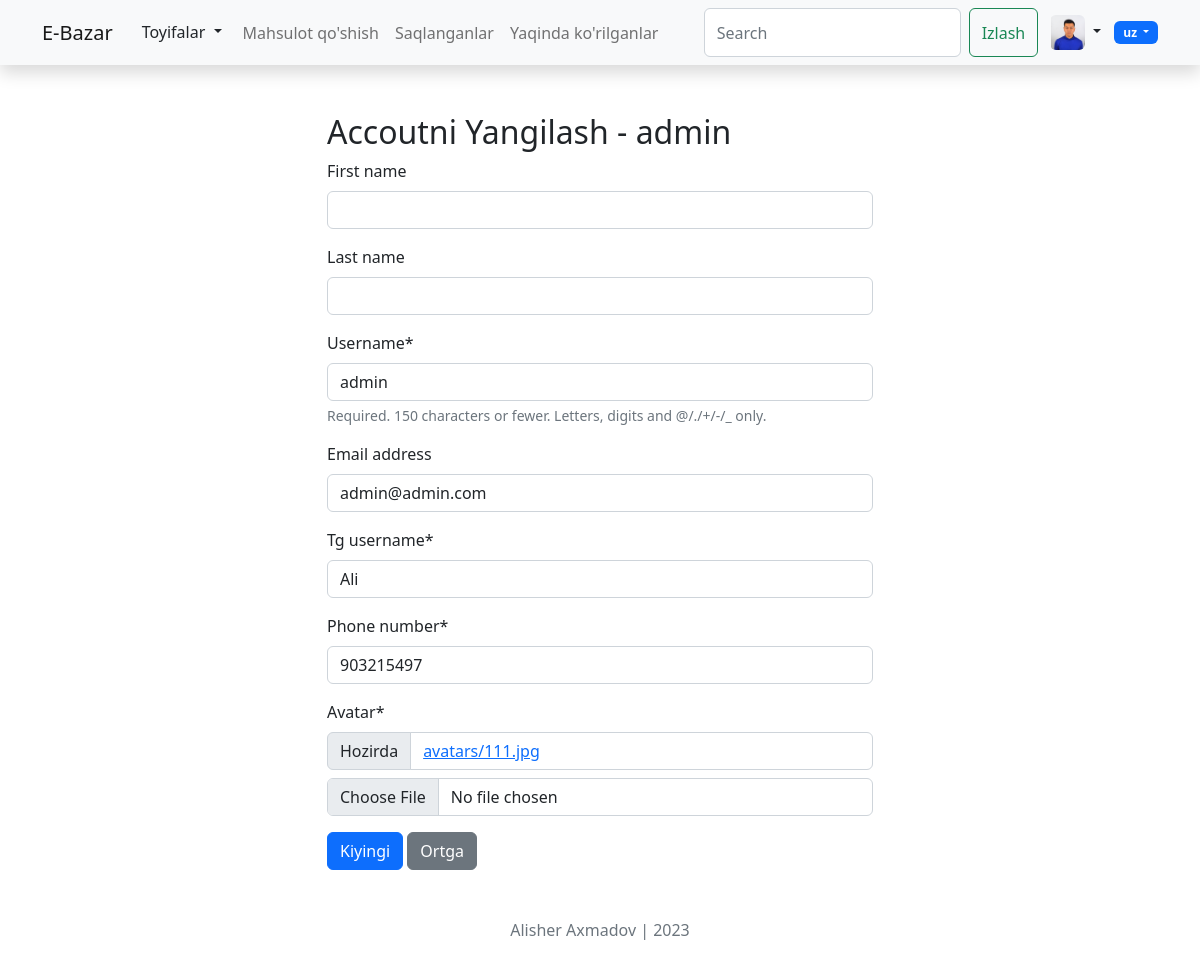
The page /uz/users/update (signed in) on the database its author committed.
### users/models.py (models this page shows)
class CustomUser(AbstractUser):
    phone_number = models.CharField(max_length=17)
    tg_username = models.CharField(max_length=150)
    avatar = models.ImageField(upload_to='avatars/', default='avatars/default.png')
    def __str__(self):
        return str(self.username)

### users/views.py (the view, shortened to what this page needs)
# urls.py: path('update', UpdateProfileView.as_view(), name='update'),
class UpdateProfileView(LoginRequiredMixin, View):
    login_url = 'login'
    def get(self, request):
        form = UpdateProfileForm(instance=request.user)
        return render(request, 'profile_update.html', {'form':form})

### users/forms.py
class UpdateProfileForm(forms.ModelForm):
    class Meta:
        model = CustomUser
        fields = ("first_name", "last_name", "username", 'email', "tg_username", 'phone_number', 'avatar')

### main/views.py (called while the page is built)
def for_all_pages(request):
    categories = Category.objects.all()
    return {"categories": categories}

### templates/profile_update.html (shortened to what this page needs)
{% extends "base.html" %}
{% load i18n %}
{% load crispy_forms_tags %}
{% block content %}
  <div class="container">
    <div class="row">
        <div class="col"></div>
        <div class="col-6 mt-5 ">
            <h2>{% trans "Update Profile" %} - {{request.user}}</h2>
            <form  method="post" enctype="multipart/form-data" >{% csrf_token %}
                {{form|crispy}}
                <button type="submit" class="btn btn-primary" >{% trans "Submit" %}</button>
                <a class="btn btn-secondary" href="{% url 'users:profile' request.user %}"> {% trans "Back" %}</a>
            </form>
        </div>
        <div class="col"></div>
    </div>
  </div>
{% endblock content %}

### templates/base.html (shortened to what this page needs)
{% load static %}
{% load i18n %}
<!DOCTYPE html>
<html lang="en">
<head>
    <link rel="stylesheet" type="text/css" href="{% static 'styles.css' %}">
    <link rel="stylesheet" href="https://cdn.jsdelivr.net/npm/bootstrap-icons@1.3.0/font/bootstrap-icons.css">
</head>
<body>
    <nav class="shadow navbar navbar-expand-lg bg-light">
        <div class="container">
          <a class="navbar-brand" href="/">E-Bazar</a>
          <div class="collapse navbar-collapse" id="navbarContent">
            <ul class="navbar-nav me-auto mb-2 mb-lg-0">
              <li class="nav-tem">
                <div class="btn-group">
                  <button type="button" class="btn  dropdown-toggle" data-bs-toggle="dropdown" data-bs-display="static" aria-expanded="false">
                    {% trans "Categories" %}
                  </button>
                </div>
              </li>
              <li class="nav-item">
                <a class="nav-link" href="{% url 'products:new' %}"> {% trans 'Add Product' %} </a>
              </li>
              <li class="nav-item">
                <a class="nav-link" href="{% url 'users:saveds' %}">{% trans 'Saveds' %}</a>
              </li>
              <li class="nav-item">
                <a class="nav-link" href="{% url 'users:recently_viewed' %}">{% trans 'Recently Viewed' %}</a>
              </li>
            </ul>
              <div class="btn-group">
                <form class="d-flex " role="search">
                  <input class="form-control me-2" name="q" type="search" placeholder="Search" aria-label="Search">
                  <button class="btn btn-outline-success" type="submit">{% trans 'Search' %}</button>
                </form>
                {% if request.user.is_authenticated %}
                <button type="button" class="btn  dropdown-toggle" data-bs-toggle="dropdown" data-bs-display="static" aria-expanded="false">
                  <img src="{{ request.user.avatar.url }}" width="35" height="35" class=" rounded" alt="">
                </button>
                {% else %}
                <a href="{% url 'login' %}" class="btn btn-primary">{% trans "Login" %}</a>
                <a href="{% url 'users:signup' %}" class="btn btn-primary">{% trans "SignUp" %}</a>
                {% endif %}
              </div>
          </div>
            <div class="btn-group">
              {% get_current_language as current_language %}
              {% get_available_languages as available_languages %}
              {% get_language_info_list for available_languages as langs %}
              <button class="btn badge bg-primary dropdown-toggle" type="button" data-bs-toggle="dropdown" aria-expanded="false">
                  {{ current_language }}
              </button>
          </div>
        </div>
    </nav>
   {% block content %}
   {% endblock content %}
    <div class="footer m-5 mb-3 ">
        <center class="text-muted" >Alisher Axmadov | 2023</center>
    </div>
</body>
</html>

### templates/base.html (style rules this page uses)
img { object-fit: contain; }

### rows shown on the page
CustomUser: user.avatar (picture), user "admin", username "admin", email "admin@admin.com", tg_username "Ali", phone_number "903215497"

### other values the page prints
{{ current_language }} "uz"
